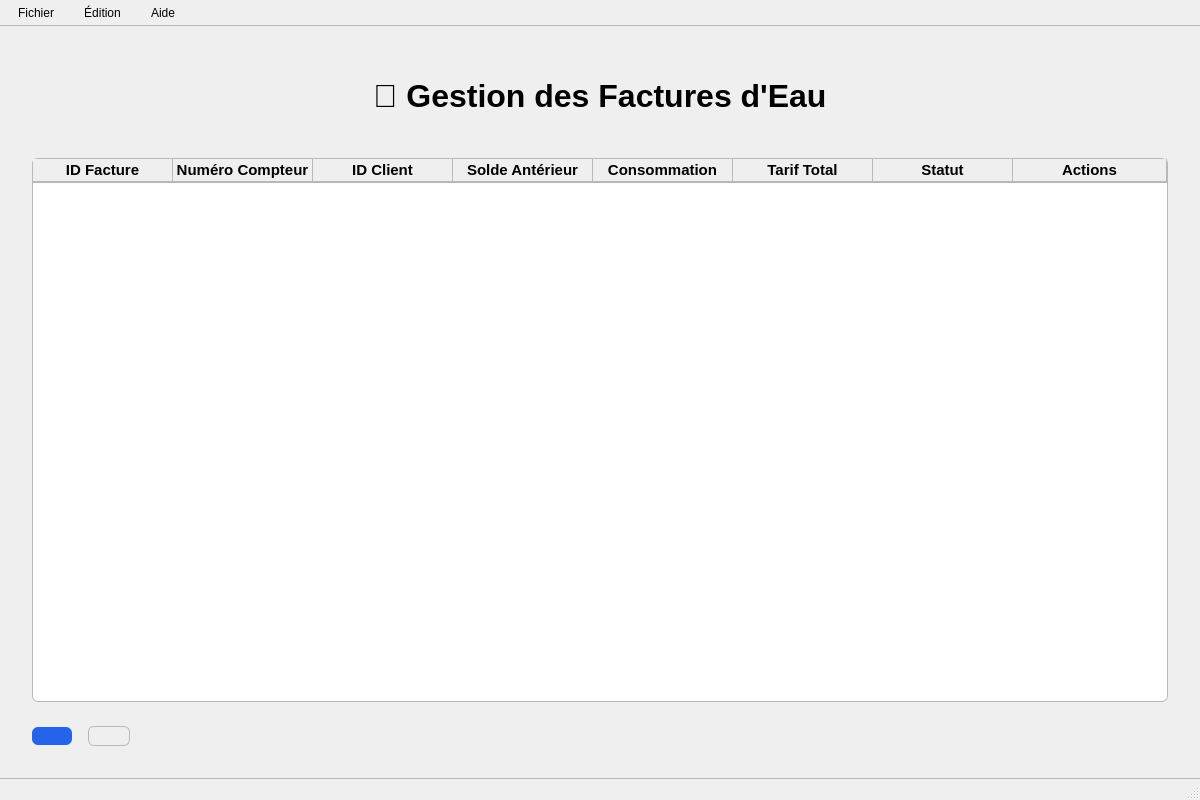
<?xml version="1.0" encoding="UTF-8"?>
<ui version="4.0">
 <class>gestionFactures</class>
 <widget class="QMainWindow" name="gestionFactures">
  <property name="geometry">
   <rect>
    <x>0</x>
    <y>0</y>
    <width>1200</width>
    <height>800</height>
   </rect>
  </property>
  <property name="windowTitle">
   <string>Gestion des Factures</string>
  </property>
  <property name="styleSheet">
   <string notr="true">QMainWindow {
    background-color: palette(window);
}

QWidget#centralwidget {
    background-color: palette(window);
}

QTableWidget {
    background-color: palette(base);
    border: 1px solid palette(mid);
    border-radius: 6px;
    gridline-color: palette(midlight);
    selection-background-color: palette(highlight);
    selection-color: palette(highlighted-text);
    font-size: 11pt;
    outline: none;
}

QTableWidget::item {
    border: none;
    border-bottom: 1px solid palette(midlight);
}

QTableWidget::item:selected {
    background-color: palette(highlight);
    color: palette(highlighted-text);
}

QTableWidget::item:hover {
    background-color: palette(midlight);
}

QHeaderView::section {
    background-color: palette(button);
    color: palette(buttonText);
    border: none;
    border-bottom: 2px solid palette(mid);
    border-right: 1px solid palette(mid);
    font-weight: 600;
    font-size: 11pt;
}

QHeaderView::section:hover {
    background-color: palette(midlight);
}

QPushButton {
    background-color: palette(button);
    color: palette(buttonText);
    border: 1px solid palette(mid);
    border-radius: 6px;
    font-size: 11pt;
    font-weight: 500;
    min-height: 16px;
}

QPushButton:hover {
    background-color: palette(midlight);
    border-color: palette(dark);
}

QPushButton:pressed {
    background-color: palette(mid);
}

QPushButton#nouvelleFacture {
    background-color: #2563eb;
    color: white;
    border: none;
}

QPushButton#nouvelleFacture:hover {
    background-color: #1d4ed8;
}

QPushButton#nouvelleFacture:pressed {
    background-color: #1e40af;
}

QPushButton#pushButton {
    background-color: palette(button);
    border: 1px solid palette(mid);
}

/* Styles globaux pour tous les boutons dans les cellules du tableau */
QTableWidget QWidget QPushButton {
    background-color: palette(button);
    color: palette(buttonText);
}

QTableWidget QWidget QPushButton:hover {
    background-color: palette(midlight);
    border-color: palette(dark);
}

QTableWidget QWidget QPushButton:pressed {
    background-color: palette(mid);
}

/* Styles pour les widgets conteneurs dans les cellules */
QTableWidget QWidget {
    background-color: transparent;
    border: none;
}

QLabel#titleLabel {
    color: palette(windowText);
    font-size: 24pt;
    font-weight: 600;
    margin: 0px;
    padding: 20px 0px;
}

QLabel#infoLabel {
    color: palette(mid);
    font-size: 10pt;
}

QMenuBar {
    background-color: palette(window);
    color: palette(windowText);
    border-bottom: 1px solid palette(mid);
}

QMenuBar::item {
    background-color: transparent;
    padding: 6px 12px;
}

QMenuBar::item:selected {
    background-color: palette(highlight);
    color: palette(highlighted-text);
}

QStatusBar {
    background-color: palette(window);
    border-top: 1px solid palette(mid);
    color: palette(windowText);
    padding: 4px;
}</string>
  </property>
  <widget class="QWidget" name="centralwidget">
   <layout class="QVBoxLayout" name="verticalLayout_main">
    <property name="spacing">
     <number>0</number>
    </property>
    <property name="leftMargin">
     <number>0</number>
    </property>
    <property name="topMargin">
     <number>0</number>
    </property>
    <property name="rightMargin">
     <number>0</number>
    </property>
    <property name="bottomMargin">
     <number>0</number>
    </property>
    <item>
     <layout class="QVBoxLayout" name="contentLayout">
      <property name="spacing">
       <number>24</number>
      </property>
      <property name="leftMargin">
       <number>32</number>
      </property>
      <property name="topMargin">
       <number>32</number>
      </property>
      <property name="rightMargin">
       <number>32</number>
      </property>
      <property name="bottomMargin">
       <number>32</number>
      </property>
      <item>
       <widget class="QLabel" name="titleLabel">
        <property name="text">
         <string>💧 Gestion des Factures d'Eau</string>
        </property>
        <property name="alignment">
         <set>Qt::AlignmentFlag::AlignCenter</set>
        </property>
       </widget>
      </item>
      <item>
       <widget class="QTableWidget" name="tableFactures">
        <property name="minimumSize">
         <size>
          <width>0</width>
          <height>450</height>
         </size>
        </property>
        <property name="alternatingRowColors">
         <bool>true</bool>
        </property>
        <property name="selectionBehavior">
         <enum>QAbstractItemView::SelectionBehavior::SelectRows</enum>
        </property>
        <property name="showGrid">
         <bool>false</bool>
        </property>
        <property name="sortingEnabled">
         <bool>true</bool>
        </property>
        <property name="cornerButtonEnabled">
         <bool>false</bool>
        </property>
        <attribute name="horizontalHeaderDefaultSectionSize">
         <number>140</number>
        </attribute>
        <attribute name="horizontalHeaderStretchLastSection">
         <bool>true</bool>
        </attribute>
        <attribute name="verticalHeaderVisible">
         <bool>false</bool>
        </attribute>
        <column>
         <property name="text">
          <string>ID Facture</string>
         </property>
         <property name="toolTip">
          <string>Identifiant unique de la facture</string>
         </property>
        </column>
        <column>
         <property name="text">
          <string>Numéro Compteur</string>
         </property>
         <property name="toolTip">
          <string>Numéro du compteur d'eau</string>
         </property>
        </column>
        <column>
         <property name="text">
          <string>ID Client</string>
         </property>
         <property name="toolTip">
          <string>Identifiant du client</string>
         </property>
        </column>
        <column>
         <property name="text">
          <string>Solde Antérieur</string>
         </property>
         <property name="toolTip">
          <string>Montant du solde précédent</string>
         </property>
        </column>
        <column>
         <property name="text">
          <string>Consommation</string>
         </property>
         <property name="toolTip">
          <string>Consommation en m³</string>
         </property>
        </column>
        <column>
         <property name="text">
          <string>Tarif Total</string>
         </property>
         <property name="toolTip">
          <string>Montant total calculé</string>
         </property>
        </column>
        <column>
         <property name="text">
          <string>Statut</string>
         </property>
        </column>
        <column>
         <property name="text">
          <string>Actions</string>
         </property>
         <property name="toolTip">
          <string>Actions disponibles pour cette facture</string>
         </property>
        </column>
       </widget>
      </item>
      <item>
       <layout class="QHBoxLayout" name="horizontalLayout">
        <property name="spacing">
         <number>16</number>
        </property>
        <item>
         <widget class="QPushButton" name="nouvelleFacture">
          <property name="toolTip">
           <string>Créer une nouvelle facture</string>
          </property>
          <property name="text">
           <string/>
          </property>
         </widget>
        </item>
        <item>
         <widget class="QPushButton" name="pushButton">
          <property name="toolTip">
           <string>Actualiser la liste des factures</string>
          </property>
          <property name="text">
           <string/>
          </property>
         </widget>
        </item>
        <item>
         <spacer name="horizontalSpacer">
          <property name="orientation">
           <enum>Qt::Orientation::Horizontal</enum>
          </property>
          <property name="sizeHint" stdset="0">
           <size>
            <width>40</width>
            <height>20</height>
           </size>
          </property>
         </spacer>
        </item>
        <item>
         <widget class="QLabel" name="infoLabel">
          <property name="text">
           <string/>
          </property>
         </widget>
        </item>
       </layout>
      </item>
     </layout>
    </item>
   </layout>
  </widget>
  <widget class="QMenuBar" name="menubar">
   <property name="geometry">
    <rect>
     <x>0</x>
     <y>0</y>
     <width>1200</width>
     <height>24</height>
    </rect>
   </property>
   <widget class="QMenu" name="menuFichier">
    <property name="title">
     <string>Fichier</string>
    </property>
   </widget>
   <widget class="QMenu" name="menuEdition">
    <property name="title">
     <string>Édition</string>
    </property>
   </widget>
   <widget class="QMenu" name="menuAide">
    <property name="title">
     <string>Aide</string>
    </property>
   </widget>
   <addaction name="menuFichier"/>
   <addaction name="menuEdition"/>
   <addaction name="menuAide"/>
  </widget>
  <widget class="QStatusBar" name="statusbar"/>
 </widget>
 <resources/>
 <connections/>
</ui>
